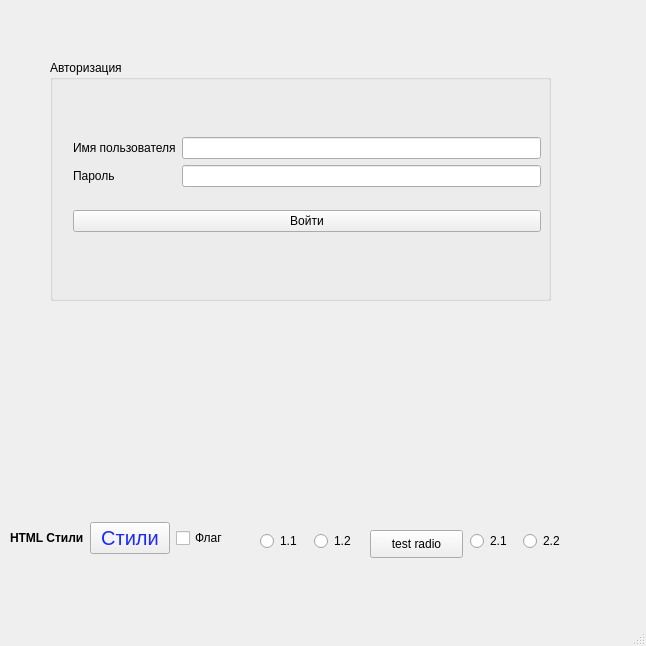
<?xml version="1.0" encoding="UTF-8"?>
<ui version="4.0">
 <class>MainWindow</class>
 <widget class="QMainWindow" name="MainWindow">
  <property name="geometry">
   <rect>
    <x>0</x>
    <y>0</y>
    <width>646</width>
    <height>646</height>
   </rect>
  </property>
  <property name="windowTitle">
   <string>MainWindow</string>
  </property>
  <widget class="QWidget" name="centralwidget">
   <widget class="QGroupBox" name="groupBox">
    <property name="geometry">
     <rect>
      <x>50</x>
      <y>60</y>
      <width>501</width>
      <height>241</height>
     </rect>
    </property>
    <property name="title">
     <string>Авторизация</string>
    </property>
    <widget class="QWidget" name="">
     <property name="geometry">
      <rect>
       <x>10</x>
       <y>60</y>
       <width>481</width>
       <height>130</height>
      </rect>
     </property>
     <layout class="QHBoxLayout" name="horizontalLayout_2">
      <item>
       <widget class="QLabel" name="images">
        <property name="text">
         <string/>
        </property>
        <property name="pixmap">
         <pixmap>img/age3ymcLogo.bmp</pixmap>
        </property>
       </widget>
      </item>
      <item>
       <layout class="QVBoxLayout" name="verticalLayout_5">
        <item>
         <layout class="QHBoxLayout" name="horizontalLayout">
          <item>
           <layout class="QVBoxLayout" name="verticalLayout_2">
            <item>
             <widget class="QLabel" name="label">
              <property name="text">
               <string>Имя пользователя</string>
              </property>
             </widget>
            </item>
            <item>
             <widget class="QLabel" name="label_2">
              <property name="text">
               <string>Пароль</string>
              </property>
             </widget>
            </item>
           </layout>
          </item>
          <item>
           <layout class="QVBoxLayout" name="verticalLayout">
            <item>
             <widget class="QLineEdit" name="login"/>
            </item>
            <item>
             <widget class="QLineEdit" name="password"/>
            </item>
           </layout>
          </item>
         </layout>
        </item>
        <item>
         <widget class="QPushButton" name="pushButton">
          <property name="text">
           <string>Войти</string>
          </property>
         </widget>
        </item>
       </layout>
      </item>
     </layout>
    </widget>
   </widget>
   <widget class="QLabel" name="images_2">
    <property name="geometry">
     <rect>
      <x>230</x>
      <y>270</y>
      <width>201</width>
      <height>201</height>
     </rect>
    </property>
    <property name="text">
     <string/>
    </property>
   </widget>
   <widget class="QLabel" name="images_3">
    <property name="geometry">
     <rect>
      <x>40</x>
      <y>370</y>
      <width>131</width>
      <height>121</height>
     </rect>
    </property>
    <property name="text">
     <string/>
    </property>
    <property name="pixmap">
     <pixmap resource="resource.qrc">:/resource/img/age3ymcLogo.bmp</pixmap>
    </property>
   </widget>
   <widget class="QPushButton" name="pushButton_4">
    <property name="geometry">
     <rect>
      <x>370</x>
      <y>530</y>
      <width>93</width>
      <height>28</height>
     </rect>
    </property>
    <property name="text">
     <string>test radio</string>
    </property>
   </widget>
   <widget class="QWidget" name="">
    <property name="geometry">
     <rect>
      <x>10</x>
      <y>520</y>
      <width>241</width>
      <height>37</height>
     </rect>
    </property>
    <layout class="QHBoxLayout" name="horizontalLayout_4">
     <item>
      <layout class="QHBoxLayout" name="horizontalLayout_3">
       <item>
        <widget class="QLabel" name="label_5">
         <property name="text">
          <string>&lt;b&gt;HTML Стили&lt;/b&gt;</string>
         </property>
        </widget>
       </item>
       <item>
        <widget class="QPushButton" name="pushButton_3">
         <property name="styleSheet">
          <string notr="true">color: rgb(28, 39, 255);
font-size: 20px;</string>
         </property>
         <property name="text">
          <string>Стили</string>
         </property>
        </widget>
       </item>
      </layout>
     </item>
     <item>
      <widget class="QCheckBox" name="checkBox">
       <property name="text">
        <string>Флаг</string>
       </property>
      </widget>
     </item>
    </layout>
   </widget>
   <widget class="QWidget" name="">
    <property name="geometry">
     <rect>
      <x>260</x>
      <y>530</y>
      <width>101</width>
      <height>22</height>
     </rect>
    </property>
    <layout class="QHBoxLayout" name="horizontalLayout_5">
     <item>
      <widget class="QRadioButton" name="radioButton">
       <property name="text">
        <string>1.1</string>
       </property>
      </widget>
     </item>
     <item>
      <widget class="QRadioButton" name="radioButton_2">
       <property name="text">
        <string>1.2</string>
       </property>
      </widget>
     </item>
    </layout>
   </widget>
   <widget class="QWidget" name="">
    <property name="geometry">
     <rect>
      <x>470</x>
      <y>530</y>
      <width>99</width>
      <height>22</height>
     </rect>
    </property>
    <layout class="QHBoxLayout" name="horizontalLayout_6">
     <item>
      <widget class="QRadioButton" name="radioButton_3">
       <property name="text">
        <string>2.1</string>
       </property>
      </widget>
     </item>
     <item>
      <widget class="QRadioButton" name="radioButton_4">
       <property name="text">
        <string>2.2</string>
       </property>
      </widget>
     </item>
    </layout>
   </widget>
  </widget>
  <widget class="QMenuBar" name="menubar">
   <property name="geometry">
    <rect>
     <x>0</x>
     <y>0</y>
     <width>646</width>
     <height>26</height>
    </rect>
   </property>
  </widget>
  <widget class="QStatusBar" name="statusbar"/>
 </widget>
 <resources>
  <include location="resource.qrc"/>
 </resources>
 <connections/>
</ui>
